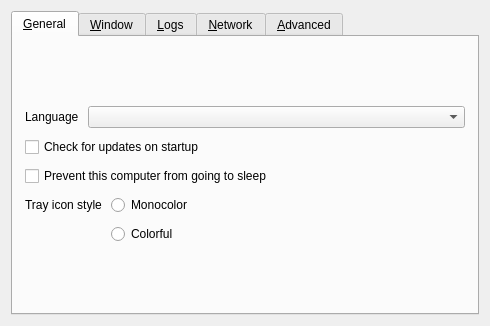
<?xml version="1.0" encoding="UTF-8"?>
<ui version="4.0">
 <class>SettingsDialog</class>
 <widget class="QDialog" name="SettingsDialog">
  <property name="geometry">
   <rect>
    <x>0</x>
    <y>0</y>
    <width>490</width>
    <height>326</height>
   </rect>
  </property>
  <property name="sizePolicy">
   <sizepolicy hsizetype="Maximum" vsizetype="Maximum">
    <horstretch>0</horstretch>
    <verstretch>0</verstretch>
   </sizepolicy>
  </property>
  <property name="windowTitle">
   <string>Preferences</string>
  </property>
  <property name="modal">
   <bool>true</bool>
  </property>
  <layout class="QVBoxLayout" name="verticalLayout_3">
   <item>
    <widget class="QTabWidget" name="tabWidget">
     <widget class="QWidget" name="tabGeneral">
      <attribute name="title">
       <string>&amp;General</string>
      </attribute>
      <layout class="QVBoxLayout" name="verticalLayout_6">
       <property name="spacing">
        <number>9</number>
       </property>
       <property name="leftMargin">
        <number>12</number>
       </property>
       <property name="topMargin">
        <number>12</number>
       </property>
       <property name="rightMargin">
        <number>12</number>
       </property>
       <property name="bottomMargin">
        <number>12</number>
       </property>
       <item>
        <spacer name="verticalSpacer_6">
         <property name="orientation">
          <enum>Qt::Orientation::Vertical</enum>
         </property>
         <property name="sizeHint" stdset="0">
          <size>
           <width>20</width>
           <height>0</height>
          </size>
         </property>
        </spacer>
       </item>
       <item>
        <layout class="QHBoxLayout" name="horizontalLayout_3">
         <item>
          <widget class="QLabel" name="lblLanguage">
           <property name="sizePolicy">
            <sizepolicy hsizetype="Maximum" vsizetype="Preferred">
             <horstretch>0</horstretch>
             <verstretch>0</verstretch>
            </sizepolicy>
           </property>
           <property name="text">
            <string>Language</string>
           </property>
          </widget>
         </item>
         <item>
          <widget class="QComboBox" name="comboLanguage"/>
         </item>
        </layout>
       </item>
       <item>
        <widget class="QCheckBox" name="cbAutoUpdate">
         <property name="text">
          <string>Check for updates on startup</string>
         </property>
        </widget>
       </item>
       <item>
        <widget class="QCheckBox" name="cbPreventSleep">
         <property name="text">
          <string>Prevent this computer from going to sleep</string>
         </property>
        </widget>
       </item>
       <item>
        <layout class="QFormLayout" name="formLayout">
         <item row="1" column="1">
          <widget class="QRadioButton" name="rbIconColorful">
           <property name="text">
            <string>Colorful</string>
           </property>
          </widget>
         </item>
         <item row="0" column="1">
          <widget class="QRadioButton" name="rbIconMono">
           <property name="text">
            <string>Monocolor</string>
           </property>
          </widget>
         </item>
         <item row="0" column="0">
          <widget class="QLabel" name="lblTrayIconStyle">
           <property name="text">
            <string>Tray icon style</string>
           </property>
          </widget>
         </item>
        </layout>
       </item>
       <item>
        <spacer name="verticalSpacer_3">
         <property name="orientation">
          <enum>Qt::Orientation::Vertical</enum>
         </property>
         <property name="sizeHint" stdset="0">
          <size>
           <width>20</width>
           <height>0</height>
          </size>
         </property>
        </spacer>
       </item>
      </layout>
     </widget>
     <widget class="QWidget" name="tabWindow">
      <attribute name="title">
       <string>&amp;Window</string>
      </attribute>
      <layout class="QVBoxLayout" name="verticalLayout_14">
       <property name="spacing">
        <number>9</number>
       </property>
       <property name="leftMargin">
        <number>12</number>
       </property>
       <property name="topMargin">
        <number>12</number>
       </property>
       <property name="rightMargin">
        <number>12</number>
       </property>
       <property name="bottomMargin">
        <number>12</number>
       </property>
       <item>
        <spacer name="verticalSpacer_7">
         <property name="orientation">
          <enum>Qt::Orientation::Vertical</enum>
         </property>
         <property name="sizeHint" stdset="0">
          <size>
           <width>20</width>
           <height>0</height>
          </size>
         </property>
        </spacer>
       </item>
       <item>
        <layout class="QFormLayout" name="formLayout_2">
         <property name="labelAlignment">
          <set>Qt::AlignmentFlag::AlignRight|Qt::AlignmentFlag::AlignTrailing|Qt::AlignmentFlag::AlignVCenter</set>
         </property>
         <item row="0" column="0">
          <widget class="QLabel" name="label_3">
           <property name="text">
            <string>When the application starts</string>
           </property>
          </widget>
         </item>
         <item row="0" column="1">
          <widget class="QWidget" name="widget" native="true">
           <layout class="QVBoxLayout" name="verticalLayout_2">
            <item>
             <widget class="QRadioButton" name="rbShowOnStart">
              <property name="text">
               <string>Show the main window</string>
              </property>
             </widget>
            </item>
            <item>
             <widget class="QRadioButton" name="rbAutoHide">
              <property name="text">
               <string>Send to background</string>
              </property>
             </widget>
            </item>
           </layout>
          </widget>
         </item>
         <item row="1" column="0">
          <widget class="QLabel" name="label">
           <property name="text">
            <string>When the main window is closed</string>
           </property>
           <property name="alignment">
            <set>Qt::AlignmentFlag::AlignRight|Qt::AlignmentFlag::AlignTrailing|Qt::AlignmentFlag::AlignVCenter</set>
           </property>
          </widget>
         </item>
         <item row="1" column="1">
          <widget class="QWidget" name="widget_2" native="true">
           <layout class="QVBoxLayout" name="verticalLayout_13">
            <item>
             <widget class="QRadioButton" name="rbExitOnClose">
              <property name="text">
               <string>Exit</string>
              </property>
             </widget>
            </item>
            <item>
             <widget class="QRadioButton" name="rbCloseToTray">
              <property name="text">
               <string>Send to background</string>
              </property>
             </widget>
            </item>
           </layout>
          </widget>
         </item>
         <item row="2" column="0">
          <widget class="QLabel" name="lblFileTransferPopupPosition">
           <property name="text">
            <string>File transfer popup</string>
           </property>
          </widget>
         </item>
         <item row="2" column="1">
          <widget class="QComboBox" name="comboFileTransferPopupPosition"/>
         </item>
        </layout>
       </item>
       <item>
        <widget class="QCheckBox" name="cbShowVersion">
         <property name="text">
          <string>Include version in the window title</string>
         </property>
        </widget>
       </item>
       <item>
        <spacer name="verticalSpacer_11">
         <property name="orientation">
          <enum>Qt::Orientation::Vertical</enum>
         </property>
         <property name="sizeHint" stdset="0">
          <size>
           <width>20</width>
           <height>0</height>
          </size>
         </property>
        </spacer>
       </item>
      </layout>
     </widget>
     <widget class="QWidget" name="tabLog">
      <attribute name="title">
       <string>&amp;Logs</string>
      </attribute>
      <layout class="QVBoxLayout" name="verticalLayout">
       <property name="spacing">
        <number>9</number>
       </property>
       <property name="leftMargin">
        <number>12</number>
       </property>
       <property name="topMargin">
        <number>12</number>
       </property>
       <property name="rightMargin">
        <number>12</number>
       </property>
       <property name="bottomMargin">
        <number>12</number>
       </property>
       <item>
        <spacer name="verticalSpacer_8">
         <property name="orientation">
          <enum>Qt::Orientation::Vertical</enum>
         </property>
         <property name="sizeHint" stdset="0">
          <size>
           <width>20</width>
           <height>0</height>
          </size>
         </property>
        </spacer>
       </item>
       <item>
        <layout class="QHBoxLayout" name="horizontalLayout_4">
         <item>
          <widget class="QLabel" name="lblLogLevel">
           <property name="sizePolicy">
            <sizepolicy hsizetype="Maximum" vsizetype="Fixed">
             <horstretch>0</horstretch>
             <verstretch>0</verstretch>
            </sizepolicy>
           </property>
           <property name="text">
            <string>Level</string>
           </property>
          </widget>
         </item>
         <item>
          <widget class="QComboBox" name="comboLogLevel"/>
         </item>
        </layout>
       </item>
       <item>
        <widget class="QLabel" name="lblDebugWarning">
         <property name="text">
          <string>Using a log level higher than Info may affect performance.</string>
         </property>
         <property name="wordWrap">
          <bool>true</bool>
         </property>
        </widget>
       </item>
       <item>
        <widget class="QGroupBox" name="groupLogToFile">
         <property name="title">
          <string>Log to file</string>
         </property>
         <property name="checkable">
          <bool>true</bool>
         </property>
         <layout class="QHBoxLayout" name="horizontalLayout_2">
          <item>
           <widget class="QWidget" name="widgetLogFilename" native="true">
            <property name="sizePolicy">
             <sizepolicy hsizetype="Preferred" vsizetype="Maximum">
              <horstretch>0</horstretch>
              <verstretch>0</verstretch>
             </sizepolicy>
            </property>
            <layout class="QHBoxLayout" name="_4">
             <property name="spacing">
              <number>3</number>
             </property>
             <property name="leftMargin">
              <number>0</number>
             </property>
             <property name="topMargin">
              <number>0</number>
             </property>
             <property name="rightMargin">
              <number>0</number>
             </property>
             <property name="bottomMargin">
              <number>0</number>
             </property>
             <item>
              <widget class="QLabel" name="labelLogPath">
               <property name="sizePolicy">
                <sizepolicy hsizetype="Preferred" vsizetype="Fixed">
                 <horstretch>0</horstretch>
                 <verstretch>0</verstretch>
                </sizepolicy>
               </property>
               <property name="text">
                <string>Log path</string>
               </property>
              </widget>
             </item>
             <item>
              <spacer name="horizontalSpacer_7">
               <property name="orientation">
                <enum>Qt::Orientation::Horizontal</enum>
               </property>
               <property name="sizeType">
                <enum>QSizePolicy::Policy::Minimum</enum>
               </property>
               <property name="sizeHint" stdset="0">
                <size>
                 <width>17</width>
                 <height>25</height>
                </size>
               </property>
              </spacer>
             </item>
             <item>
              <widget class="QLineEdit" name="lineLogFilename">
               <property name="enabled">
                <bool>true</bool>
               </property>
               <property name="sizePolicy">
                <sizepolicy hsizetype="Expanding" vsizetype="Fixed">
                 <horstretch>0</horstretch>
                 <verstretch>0</verstretch>
                </sizepolicy>
               </property>
              </widget>
             </item>
             <item>
              <widget class="QPushButton" name="btnBrowseLog">
               <property name="enabled">
                <bool>true</bool>
               </property>
               <property name="cursor">
                <cursorShape>PointingHandCursor</cursorShape>
               </property>
               <property name="text">
                <string/>
               </property>
               <property name="icon">
                <iconset theme="QIcon::ThemeIcon::DocumentOpen"/>
               </property>
               <property name="flat">
                <bool>true</bool>
               </property>
              </widget>
             </item>
            </layout>
           </widget>
          </item>
         </layout>
        </widget>
       </item>
       <item>
        <widget class="QCheckBox" name="cbGuiDebug">
         <property name="text">
          <string>Enable GUI debug messages</string>
         </property>
        </widget>
       </item>
       <item>
        <spacer name="verticalSpacer_4">
         <property name="orientation">
          <enum>Qt::Orientation::Vertical</enum>
         </property>
         <property name="sizeHint" stdset="0">
          <size>
           <width>20</width>
           <height>0</height>
          </size>
         </property>
        </spacer>
       </item>
      </layout>
     </widget>
     <widget class="QWidget" name="tabNetwork">
      <attribute name="title">
       <string>&amp;Network</string>
      </attribute>
      <layout class="QVBoxLayout" name="verticalLayout_7">
       <property name="spacing">
        <number>9</number>
       </property>
       <property name="leftMargin">
        <number>12</number>
       </property>
       <property name="topMargin">
        <number>12</number>
       </property>
       <property name="rightMargin">
        <number>12</number>
       </property>
       <property name="bottomMargin">
        <number>12</number>
       </property>
       <item>
        <spacer name="verticalSpacer_9">
         <property name="orientation">
          <enum>Qt::Orientation::Vertical</enum>
         </property>
         <property name="sizeHint" stdset="0">
          <size>
           <width>20</width>
           <height>0</height>
          </size>
         </property>
        </spacer>
       </item>
       <item>
        <layout class="QHBoxLayout" name="horizontalLayout">
         <item>
          <widget class="QLabel" name="lblNetworkIp">
           <property name="sizePolicy">
            <sizepolicy hsizetype="Maximum" vsizetype="Fixed">
             <horstretch>0</horstretch>
             <verstretch>0</verstretch>
            </sizepolicy>
           </property>
           <property name="text">
            <string>Network IP</string>
           </property>
          </widget>
         </item>
         <item>
          <widget class="QComboBox" name="comboInterface">
           <property name="sizePolicy">
            <sizepolicy hsizetype="Maximum" vsizetype="Fixed">
             <horstretch>0</horstretch>
             <verstretch>0</verstretch>
            </sizepolicy>
           </property>
           <item>
            <property name="text">
             <string>Automatic</string>
            </property>
           </item>
          </widget>
         </item>
         <item>
          <spacer name="horizontalSpacer">
           <property name="orientation">
            <enum>Qt::Orientation::Horizontal</enum>
           </property>
           <property name="sizeType">
            <enum>QSizePolicy::Policy::Expanding</enum>
           </property>
           <property name="sizeHint" stdset="0">
            <size>
             <width>25</width>
             <height>20</height>
            </size>
           </property>
          </spacer>
         </item>
        </layout>
       </item>
       <item>
        <layout class="QHBoxLayout" name="horizontalLayout_6">
         <item>
          <widget class="QLabel" name="lblPort">
           <property name="sizePolicy">
            <sizepolicy hsizetype="Maximum" vsizetype="Fixed">
             <horstretch>0</horstretch>
             <verstretch>0</verstretch>
            </sizepolicy>
           </property>
           <property name="text">
            <string>Port</string>
           </property>
          </widget>
         </item>
         <item>
          <widget class="QSpinBox" name="sbPort">
           <property name="enabled">
            <bool>true</bool>
           </property>
           <property name="sizePolicy">
            <sizepolicy hsizetype="Maximum" vsizetype="Fixed">
             <horstretch>0</horstretch>
             <verstretch>0</verstretch>
            </sizepolicy>
           </property>
           <property name="maximum">
            <number>65535</number>
           </property>
           <property name="value">
            <number>24800</number>
           </property>
          </widget>
         </item>
         <item>
          <spacer name="horizontalSpacer_3">
           <property name="orientation">
            <enum>Qt::Orientation::Horizontal</enum>
           </property>
           <property name="sizeHint" stdset="0">
            <size>
             <width>40</width>
             <height>20</height>
            </size>
           </property>
          </spacer>
         </item>
        </layout>
       </item>
       <item>
        <widget class="QGroupBox" name="groupSecurity">
         <property name="sizePolicy">
          <sizepolicy hsizetype="Preferred" vsizetype="Maximum">
           <horstretch>0</horstretch>
           <verstretch>0</verstretch>
          </sizepolicy>
         </property>
         <property name="title">
          <string>Enable TLS Encryption</string>
         </property>
         <property name="checkable">
          <bool>true</bool>
         </property>
         <property name="checked">
          <bool>false</bool>
         </property>
         <layout class="QVBoxLayout" name="_11">
          <item>
           <widget class="QWidget" name="widgetTlsCert" native="true">
            <layout class="QHBoxLayout" name="_12">
             <property name="leftMargin">
              <number>0</number>
             </property>
             <property name="topMargin">
              <number>0</number>
             </property>
             <property name="rightMargin">
              <number>0</number>
             </property>
             <property name="bottomMargin">
              <number>0</number>
             </property>
             <item>
              <widget class="QLabel" name="lblTlsCertInfo">
               <property name="text">
                <string notr="true"/>
               </property>
              </widget>
             </item>
             <item>
              <widget class="QLabel" name="lblTlsCert">
               <property name="sizePolicy">
                <sizepolicy hsizetype="Preferred" vsizetype="Fixed">
                 <horstretch>0</horstretch>
                 <verstretch>0</verstretch>
                </sizepolicy>
               </property>
               <property name="text">
                <string>Certificate</string>
               </property>
              </widget>
             </item>
             <item>
              <widget class="QLineEdit" name="lineTlsCertPath">
               <property name="minimumSize">
                <size>
                 <width>0</width>
                 <height>0</height>
                </size>
               </property>
              </widget>
             </item>
             <item>
              <widget class="QPushButton" name="btnTlsCertPath">
               <property name="cursor">
                <cursorShape>PointingHandCursor</cursorShape>
               </property>
               <property name="text">
                <string/>
               </property>
               <property name="icon">
                <iconset theme="QIcon::ThemeIcon::DocumentOpen"/>
               </property>
               <property name="flat">
                <bool>true</bool>
               </property>
              </widget>
             </item>
            </layout>
           </widget>
          </item>
          <item>
           <layout class="QHBoxLayout" name="horizontalLayout_5">
            <property name="topMargin">
             <number>0</number>
            </property>
            <item>
             <widget class="QLabel" name="lblTlsKeyLength">
              <property name="sizePolicy">
               <sizepolicy hsizetype="Preferred" vsizetype="Fixed">
                <horstretch>0</horstretch>
                <verstretch>0</verstretch>
               </sizepolicy>
              </property>
              <property name="text">
               <string>Key length</string>
              </property>
             </widget>
            </item>
            <item>
             <widget class="QComboBox" name="comboTlsKeyLength">
              <item>
               <property name="text">
                <string notr="true">2048</string>
               </property>
              </item>
              <item>
               <property name="text">
                <string notr="true">4096</string>
               </property>
              </item>
             </widget>
            </item>
            <item>
             <spacer name="horizontalSpacer_2">
              <property name="orientation">
               <enum>Qt::Orientation::Horizontal</enum>
              </property>
              <property name="sizeHint" stdset="0">
               <size>
                <width>40</width>
                <height>20</height>
               </size>
              </property>
             </spacer>
            </item>
            <item>
             <widget class="QPushButton" name="btnTlsRegenCert">
              <property name="text">
               <string>Regenerate certificate</string>
              </property>
              <property name="icon">
               <iconset theme="QIcon::ThemeIcon::ViewRefresh"/>
              </property>
             </widget>
            </item>
           </layout>
          </item>
          <item>
           <widget class="QCheckBox" name="cbRequireClientCert">
            <property name="text">
             <string>Require client certificates</string>
            </property>
           </widget>
          </item>
          <item>
           <spacer name="verticalSpacer_2">
            <property name="orientation">
             <enum>Qt::Orientation::Vertical</enum>
            </property>
            <property name="sizeHint" stdset="0">
             <size>
              <width>20</width>
              <height>0</height>
             </size>
            </property>
           </spacer>
          </item>
         </layout>
        </widget>
       </item>
       <item>
        <spacer name="verticalSpacer_5">
         <property name="orientation">
          <enum>Qt::Orientation::Vertical</enum>
         </property>
         <property name="sizeHint" stdset="0">
          <size>
           <width>20</width>
           <height>0</height>
          </size>
         </property>
        </spacer>
       </item>
      </layout>
     </widget>
     <widget class="QWidget" name="tabAdvanced">
      <attribute name="title">
       <string>&amp;Advanced</string>
      </attribute>
      <layout class="QVBoxLayout" name="verticalLayout_4">
       <property name="spacing">
        <number>9</number>
       </property>
       <property name="leftMargin">
        <number>12</number>
       </property>
       <property name="topMargin">
        <number>12</number>
       </property>
       <property name="rightMargin">
        <number>12</number>
       </property>
       <property name="bottomMargin">
        <number>12</number>
       </property>
       <item>
        <spacer name="verticalSpacer_10">
         <property name="orientation">
          <enum>Qt::Orientation::Vertical</enum>
         </property>
         <property name="sizeHint" stdset="0">
          <size>
           <width>20</width>
           <height>0</height>
          </size>
         </property>
        </spacer>
       </item>
       <item>
        <widget class="QGroupBox" name="groupService">
         <property name="enabled">
          <bool>true</bool>
         </property>
         <property name="title">
          <string>Use background service (daemon)</string>
         </property>
         <property name="checkable">
          <bool>true</bool>
         </property>
         <property name="checked">
          <bool>false</bool>
         </property>
         <layout class="QGridLayout" name="_6">
          <item row="1" column="0">
           <widget class="QCheckBox" name="cbElevateDaemon">
            <property name="text">
             <string>Always run as system (work at login screen and UAC)</string>
            </property>
            <property name="autoExclusive">
             <bool>false</bool>
            </property>
           </widget>
          </item>
         </layout>
        </widget>
       </item>
       <item>
        <layout class="QFormLayout" name="formLayout_3">
         <property name="fieldGrowthPolicy">
          <enum>QFormLayout::FieldGrowthPolicy::ExpandingFieldsGrow</enum>
         </property>
         <property name="rowWrapPolicy">
          <enum>QFormLayout::RowWrapPolicy::DontWrapRows</enum>
         </property>
         <property name="labelAlignment">
          <set>Qt::AlignmentFlag::AlignLeading|Qt::AlignmentFlag::AlignLeft|Qt::AlignmentFlag::AlignVCenter</set>
         </property>
         <property name="formAlignment">
          <set>Qt::AlignmentFlag::AlignHCenter|Qt::AlignmentFlag::AlignTop</set>
         </property>
         <item row="0" column="0">
          <widget class="QCheckBox" name="cbRunEnterCommand">
           <property name="text">
            <string>Run command on enter</string>
           </property>
          </widget>
         </item>
         <item row="0" column="1">
          <widget class="QLineEdit" name="lineCommandEnter"/>
         </item>
         <item row="1" column="0">
          <widget class="QCheckBox" name="cbRunExitCommand">
           <property name="text">
            <string>Run command on exit</string>
           </property>
          </widget>
         </item>
         <item row="1" column="1">
          <widget class="QLineEdit" name="lineCommandExit"/>
         </item>
        </layout>
       </item>
       <item>
        <spacer name="verticalSpacer">
         <property name="orientation">
          <enum>Qt::Orientation::Vertical</enum>
         </property>
         <property name="sizeHint" stdset="0">
          <size>
           <width>20</width>
           <height>0</height>
          </size>
         </property>
        </spacer>
       </item>
       <item>
        <widget class="QPushButton" name="btnClearAllSettings">
         <property name="text">
          <string>Remove all settings</string>
         </property>
        </widget>
       </item>
      </layout>
     </widget>
    </widget>
   </item>
  </layout>
 </widget>
 <resources/>
 <connections/>
</ui>
